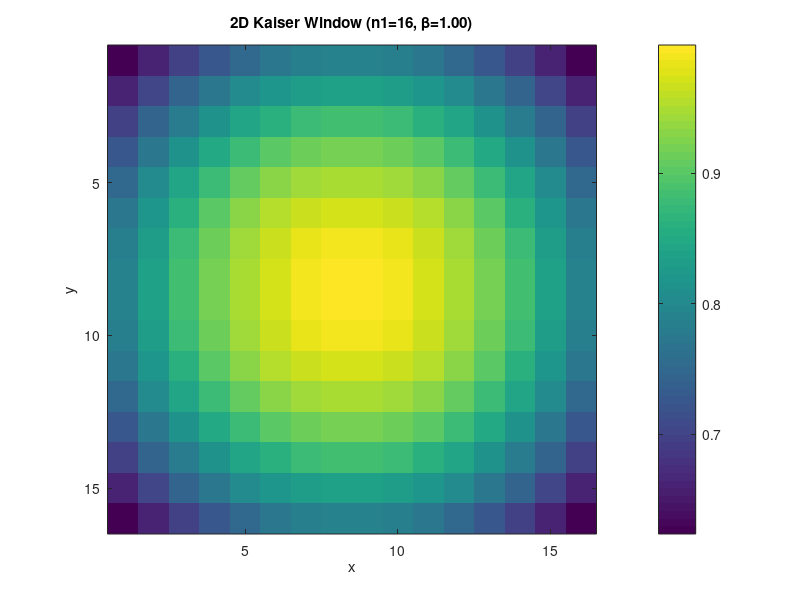
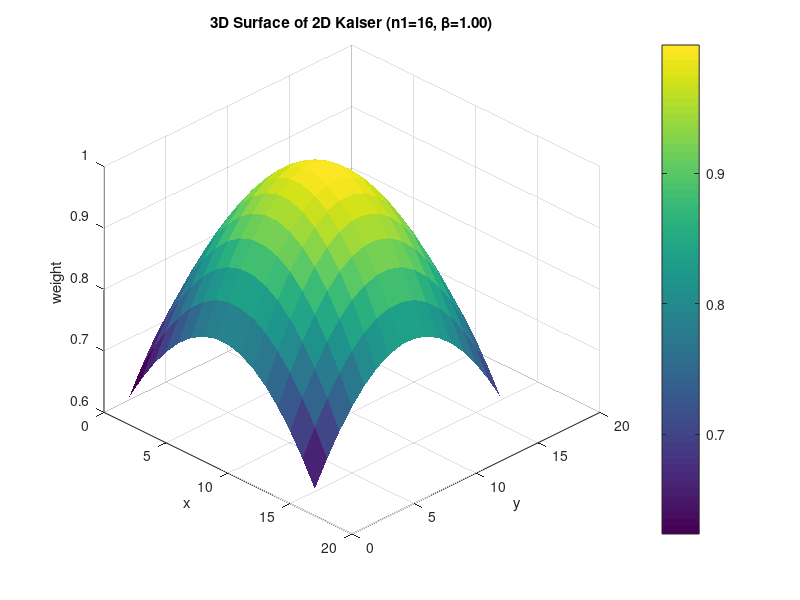
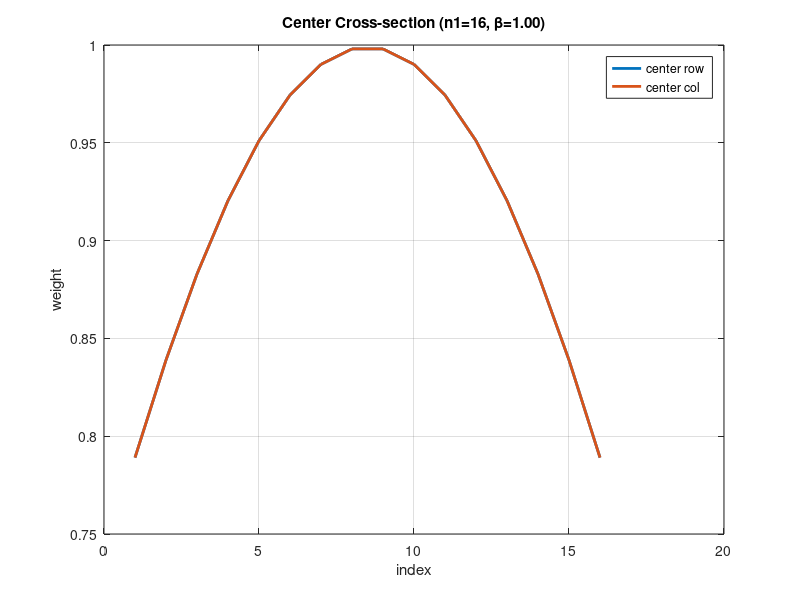

MATLAB code for these plots, in order:
%% Kaiser 2D Window Visualization (MATLAB)
% Author: (your name)
% Usage: just run this script.

clear; clc; close all;

% ====== Parameters ======
n1   = 16;     % window size (e.g., 7, 11, 31)
beta = 1.0;    % Kaiser beta (e.g., 2~8)

% ====== Build 2D Kaiser Window ======
k1 = kaiser(n1, beta);         % 1D Kaiser
win2d = k1 * k1.';             % outer product -> 2D
win2d = single(win2d);         % float32 like numpy

% ====== Print info ======
fprintf("win2d: size = %dx%d, class = %s\n", size(win2d,1), size(win2d,2), class(win2d));
fprintf("min = %.6f, max = %.6f, mean = %.6f\n", min(win2d(:)), max(win2d(:)), mean(win2d(:)));

% If you want to print the whole matrix (only recommended for small n1):
if n1 <= 15
    disp("Full win2d matrix:");
    disp(win2d);
else
    disp("Top-left 6x6 of win2d:");
    disp(win2d(1:6, 1:6));
end

% ====== 1) Heatmap (imagesc) ======
figure('Name','2D Kaiser Window - Heatmap');
imagesc(win2d);
axis image;
colorbar;
title(sprintf('2D Kaiser Window (n1=%d, \\beta=%.2f)', n1, beta));
xlabel('x'); ylabel('y');

% ====== 2) 3D Surface ======
figure('Name','2D Kaiser Window - Surface');
[X, Y] = meshgrid(1:n1, 1:n1);
surf(X, Y, double(win2d), 'EdgeColor', 'none'); % smooth surface
colorbar;
title(sprintf('3D Surface of 2D Kaiser (n1=%d, \\beta=%.2f)', n1, beta));
xlabel('x'); ylabel('y'); zlabel('weight');
view(45, 35);
grid on;

% ====== 3) Center cross-section curves ======
mid = floor(n1/2) + 1;
center_row = win2d(mid, :);
center_col = win2d(:, mid);

figure('Name','2D Kaiser Window - Center Cross-section');
plot(1:n1, center_row, 'LineWidth', 2); hold on;
plot(1:n1, center_col, 'LineWidth', 2);
grid on;
legend('center row', 'center col', 'Location', 'best');
title(sprintf('Center Cross-section (n1=%d, \\beta=%.2f)', n1, beta));
xlabel('index'); ylabel('weight');

% ====== Optional: save figures ======
% exportgraphics(gcf, 'kaiser_cross.png', 'Resolution', 200);
% saveas(findobj('Name','2D Kaiser Window - Heatmap'), 'kaiser_heatmap.png');
% saveas(findobj('Name','2D Kaiser Window - Surface'), 'kaiser_surface.png');
